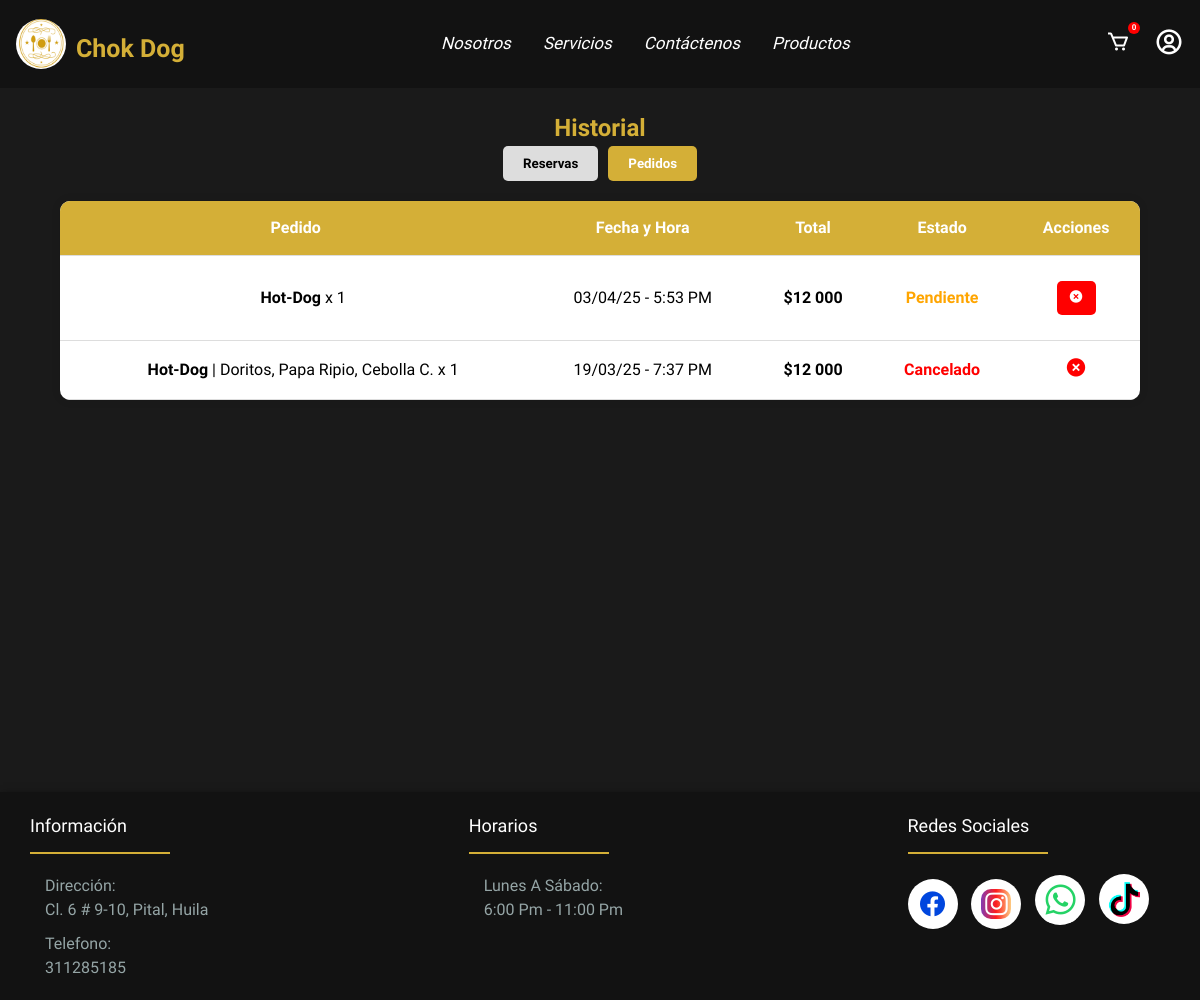
The page /historial (signed in) on the database its author committed.
### comida/models.py (models this page shows, shortened)
class Pedido(models.Model):
    ESTADOS = [
        ('Pendiente', 'Pendiente'),
        ('Confirmado', 'Confirmado'),
        ("Enviado", "Enviado"),
        ("Entregado", "Entregado"),
        ("Cancelado", "Cancelado"),
    ]
    METODOS_PAGO = [
        ('nequi', 'Nequi'),
        ('daviplata', 'Daviplata'),
        ('contra_entrega', 'Contra Entrega'),  # 🔹 Agregado correctamente
    ]
    usuario = models.ForeignKey(User, on_delete=models.SET_NULL, null=True, blank=True)
    nombre = models.CharField(max_length=255)
    email = models.EmailField()
    telefono = models.CharField(max_length=15)
    metodo_pago = models.CharField(max_length=50, choices=METODOS_PAGO)
    comprobante = models.ImageField(upload_to="comprobantes/", null=True, blank=True)
    productos = models.JSONField()  # Se almacenará como JSON con los productos y cantidades
    total = models.DecimalField(max_digits=10, decimal_places=0)
    fecha = models.DateTimeField(auto_now_add=True)
    direccion = models.CharField(max_length=255)
    fecha_pedido = models.DateTimeField(default=now)
    estado = models.CharField(max_length=20, choices=ESTADOS, default='Pendiente')

### comida/views.py (the view)
# urls.py: path('historial', views.historial, name='historial'),
def historial(request):
    pedidos = []
    reservas = []
    if request.user.is_authenticated:
        pedidos = Pedido.objects.filter(usuario=request.user).order_by('-fecha')
        reservas = Reserva.objects.filter(usuario=request.user).order_by('-fecha')
        for pedido in pedidos:
            pedido.estado_display = pedido.get_estado_display()
            pedido.productos = json.loads(pedido.productos) if isinstance(pedido.productos, str) else pedido.productos
    return render(request, "historial.html", {"pedidos": pedidos, "reservas": reservas})

### comida/templates/historial.html (shortened to what this page needs)
{% extends 'base.html' %}
{% load static %}
{% load humanize %}
{% block content %}
    <link rel="stylesheet" href="{% static 'historial.css' %}">
    <div class="historial">
        <h2>Historial</h2>
        <div class="tab-container">
            <button class="tab" onclick="showTab('reservas')">Reservas</button>
            <button class="tab active" onclick="showTab('compras')">Pedidos</button>
        </div>
        <div id="compras" class="content">
            <table>
                <thead>
                    <tr>
                        <th>Pedido</th>
                        <th>Fecha y Hora</th>
                        <th>Total</th>
                        <th>Estado</th>
                        <th>Acciones</th>
                    </tr>
                </thead>
                <tbody>
                    {% for pedido in pedidos %}
                    <tr id="pedido-{{ pedido.id }}">
                        <td>
                            <ul>
                                {% for producto in pedido.productos %}
                                <li>
                                    <strong>{{ producto.nombre }}</strong>
                                    {% if producto.ingredientes and producto.ingredientes|length > 0 %}
                                        |  {{ producto.ingredientes|join:", " }}
                                    {% endif %}
                                    x {{ producto.cantidad }}
                                </li>
                                {% endfor %}
                            </ul>
                        </td>
                        <td class="fecha">{{ pedido.fecha|date:"d/m/y - g:i A" }}</td>
                        <td><strong>${{ pedido.total|intcomma }}</strong></td>
                        <td class="estado-{{ pedido.estado }}">{{ pedido.get_estado_display }}</td>
                        <td>
                            {% if pedido.estado == "Pendiente" %}
                            <a href="{% url 'cancelar_pedido' pedido.id %}"  onclick="return confirm('¿Estás seguro de que quieres cancelar este pedido?');"><button class="bton" title="cancelar"><i title="cancelar" class='bx bxs-x-circle' ></i></button></a>
                            {% elif pedido.estado == "Confirmado" %}
                                <i class='bx bxs-badge-check' style="color: blue; font-size: 22px;" title="Confirmado"></i>
                            {% elif pedido.estado == "Enviado" %}
                                <i class='bx bxs-truck' style="color: #ff9900; font-size: 22px;" title="Enviado"></i>
                            {% elif pedido.estado == "Entregado" %}
                                <i class='bx bxs-box' style="color: green; font-size: 22px;" title="Entregado"></i>
                            {% elif pedido.estado == "Cancelado" %}
                                <i class='bx bxs-x-circle' style="color: red; font-size: 22px;" title="Cancelado"></i>
                            {% endif %}
                        </td>
                    </tr>
                    {% empty %}
                    <tr>
                        <td colspan="6">No tienes pedidos registradas.</td>
                    </tr>
                    {% endfor %}
                </tbody>
            </table>
        </div>
    </div>
{% endblock %}

### comida/static/barra.css (style rules this page uses)
* { margin: 0; padding: 0; box-sizing: border-box; font-family: "Kotta One", serif; box-sizing: border-box; }
:root { --text_4: rgba(0, 0, 0, 0.3); --text_sha: 5px 20px 5px #000000; --box: 0px 4px 10px rgb(0, 0, 0); --blanco: #FFFFFF; --negro-profundo: #1a1a1a; --fondo: #0000007b; --dorado: #D4AF37; --gris-industrial: #2d2d2d; --negro-carbon: #121212; --gris-acero: #95A5A6; }
body { margin: 0; padding: 0; position: relative; min-height: 90vh; padding-bottom: 200px; line-height: 1.5; }
ul { list-style: none; }

### comida/static/historial.css (style rules this page uses)
.historial { background-color: var(--negro-profundo); min-height: 90vh; padding: 30px 0 50px 0; }
.content { display: none; }
.content.active { display: block; }
h2 { text-align: center; color: var(--dorado); }
.tab-container { display: flex; justify-content: center; gap: 10px; margin-bottom: 20px; }
.tab { padding: 10px 20px; cursor: pointer; background: #ddd; border-radius: 5px; border: none; font-weight: bold; }
.tab.active { background: var(--dorado); color: white; }
table { width: 90%; margin: auto; border-collapse: collapse; background: white; border-radius: 10px; overflow: hidden; box-shadow: 0px 0px 10px rgba(0, 0, 0, 0.1); }
th, td { padding: 15px; text-align: center; border-bottom: 1px solid #ddd; }
th { background: var(--dorado); color: white; }
ul { padding-left: 15px; margin: 0; }
.estado-Pendiente { color: orange; font-weight: bold; }
.estado-Cancelado { color: red; font-weight: bold; }
.bton { background-color: #ff0000; color: #ffffff; margin: 10px 0; padding: 8px 12px; cursor: pointer; border-radius: 5px; font-size: 15px; border: none; cursor: pointer; }

### rows shown on the page
Pedido: nombre "Hot-Dog", cantidad "1", fecha "03/04/25 - 5:53 PM", total "12 000", estado "Pendiente"
Pedido: nombre "Hot-Dog", ingredientes "Doritos, Papa Ripio, Cebolla C.", cantidad "1", fecha "19/03/25 - 7:37 PM", total "12 000", estado "Cancelado"
